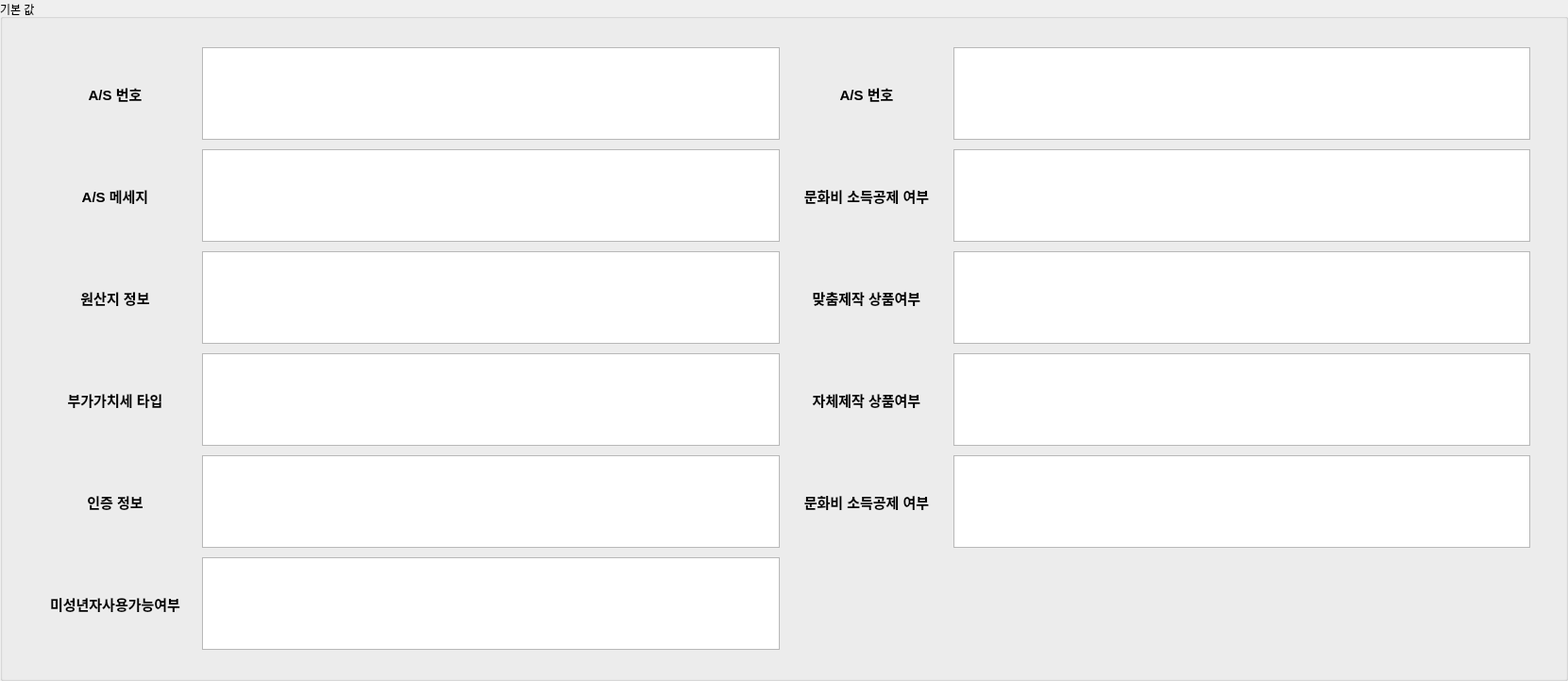
         <widget class="QGroupBox" name="groupBox_3">
          <property name="geometry">
           <rect>
            <x>10</x>
            <y>1670</y>
            <width>1661</width>
            <height>721</height>
           </rect>
          </property>
          <property name="title">
           <string>기본 값</string>
          </property>
          <widget class="QWidget" name="layoutWidget_2">
           <property name="geometry">
            <rect>
             <x>30</x>
             <y>40</y>
             <width>1601</width>
             <height>658</height>
            </rect>
           </property>
           <layout class="QGridLayout" name="gridLayout" rowstretch="0,0,0,0,0,0,0" columnstretch="20,0,0,0,0">
            <property name="leftMargin">
             <number>10</number>
            </property>
            <property name="topMargin">
             <number>10</number>
            </property>
            <property name="rightMargin">
             <number>10</number>
            </property>
            <property name="bottomMargin">
             <number>10</number>
            </property>
            <property name="spacing">
             <number>10</number>
            </property>
            <item row="6" column="2">
             <widget class="QTextEdit" name="textEdit_size_5"/>
            </item>
            <item row="0" column="0">
             <widget class="QLabel" name="label">
              <property name="minimumSize">
               <size>
                <width>164</width>
                <height>0</height>
               </size>
              </property>
              <property name="maximumSize">
               <size>
                <width>100</width>
                <height>16777215</height>
               </size>
              </property>
              <property name="font">
               <font>
                <pointsize>11</pointsize>
                <weight>75</weight>
                <bold>true</bold>
               </font>
              </property>
              <property name="midLineWidth">
               <number>1</number>
              </property>
              <property name="text">
               <string>A/S 번호</string>
              </property>
              <property name="alignment">
               <set>Qt::AlignCenter</set>
              </property>
              <property name="wordWrap">
               <bool>false</bool>
              </property>
             </widget>
            </item>
            <item row="0" column="2">
             <widget class="QTextEdit" name="textEdit_color"/>
            </item>
            <item row="1" column="0">
             <widget class="QLabel" name="label_16">
              <property name="minimumSize">
               <size>
                <width>164</width>
                <height>0</height>
               </size>
              </property>
              <property name="maximumSize">
               <size>
                <width>100</width>
                <height>16777215</height>
               </size>
              </property>
              <property name="font">
               <font>
                <pointsize>11</pointsize>
                <weight>75</weight>
                <bold>true</bold>
               </font>
              </property>
              <property name="text">
               <string>A/S 메세지</string>
              </property>
              <property name="alignment">
               <set>Qt::AlignCenter</set>
              </property>
             </widget>
            </item>
            <item row="6" column="0">
             <widget class="QLabel" name="label_21">
              <property name="minimumSize">
               <size>
                <width>164</width>
                <height>0</height>
               </size>
              </property>
              <property name="maximumSize">
               <size>
                <width>100</width>
                <height>16777215</height>
               </size>
              </property>
              <property name="font">
               <font>
                <pointsize>11</pointsize>
                <weight>75</weight>
                <bold>true</bold>
               </font>
              </property>
              <property name="text">
               <string>미성년자사용가능여부</string>
              </property>
              <property name="alignment">
               <set>Qt::AlignCenter</set>
              </property>
             </widget>
            </item>
            <item row="2" column="2">
             <widget class="QTextEdit" name="textEdit_size_2"/>
            </item>
            <item row="0" column="3">
             <widget class="QLabel" name="label_15">
              <property name="minimumSize">
               <size>
                <width>164</width>
                <height>0</height>
               </size>
              </property>
              <property name="maximumSize">
               <size>
                <width>100</width>
                <height>16777215</height>
               </size>
              </property>
              <property name="font">
               <font>
                <pointsize>11</pointsize>
                <weight>75</weight>
                <bold>true</bold>
               </font>
              </property>
              <property name="midLineWidth">
               <number>1</number>
              </property>
              <property name="text">
               <string>A/S 번호</string>
              </property>
              <property name="alignment">
               <set>Qt::AlignCenter</set>
              </property>
              <property name="wordWrap">
               <bool>false</bool>
              </property>
             </widget>
            </item>
            <item row="3" column="2">
             <widget class="QTextEdit" name="textEdit_size_3"/>
            </item>
            <item row="5" column="0">
             <widget class="QLabel" name="label_22">
              <property name="minimumSize">
               <size>
                <width>164</width>
                <height>0</height>
               </size>
              </property>
              <property name="maximumSize">
               <size>
                <width>100</width>
                <height>16777215</height>
               </size>
              </property>
              <property name="font">
               <font>
                <pointsize>11</pointsize>
                <weight>75</weight>
                <bold>true</bold>
               </font>
              </property>
              <property name="text">
               <string>인증 정보</string>
              </property>
              <property name="alignment">
               <set>Qt::AlignCenter</set>
              </property>
             </widget>
            </item>
            <item row="1" column="2">
             <widget class="QTextEdit" name="textEdit_size"/>
            </item>
            <item row="5" column="2">
             <widget class="QTextEdit" name="textEdit_size_4"/>
            </item>
            <item row="3" column="0">
             <widget class="QLabel" name="label_19">
              <property name="minimumSize">
               <size>
                <width>164</width>
                <height>0</height>
               </size>
              </property>
              <property name="maximumSize">
               <size>
                <width>100</width>
                <height>16777215</height>
               </size>
              </property>
              <property name="font">
               <font>
                <pointsize>11</pointsize>
                <weight>75</weight>
                <bold>true</bold>
               </font>
              </property>
              <property name="text">
               <string>부가가치세 타입</string>
              </property>
              <property name="alignment">
               <set>Qt::AlignCenter</set>
              </property>
             </widget>
            </item>
            <item row="2" column="0">
             <widget class="QLabel" name="label_18">
              <property name="minimumSize">
               <size>
                <width>164</width>
                <height>0</height>
               </size>
              </property>
              <property name="maximumSize">
               <size>
                <width>100</width>
                <height>16777215</height>
               </size>
              </property>
              <property name="font">
               <font>
                <pointsize>11</pointsize>
                <weight>75</weight>
                <bold>true</bold>
               </font>
              </property>
              <property name="text">
               <string>원산지 정보</string>
              </property>
              <property name="alignment">
               <set>Qt::AlignCenter</set>
              </property>
             </widget>
            </item>
            <item row="0" column="4">
             <widget class="QTextEdit" name="textEdit_color_2"/>
            </item>
            <item row="1" column="3">
             <widget class="QLabel" name="label_20">
              <property name="minimumSize">
               <size>
                <width>164</width>
                <height>0</height>
               </size>
              </property>
              <property name="maximumSize">
               <size>
                <width>100</width>
                <height>16777215</height>
               </size>
              </property>
              <property name="font">
               <font>
                <pointsize>11</pointsize>
                <weight>75</weight>
                <bold>true</bold>
               </font>
              </property>
              <property name="midLineWidth">
               <number>1</number>
              </property>
              <property name="text">
               <string>문화비 소득공제 여부</string>
              </property>
              <property name="alignment">
               <set>Qt::AlignCenter</set>
              </property>
              <property name="wordWrap">
               <bool>false</bool>
              </property>
             </widget>
            </item>
            <item row="2" column="3">
             <widget class="QLabel" name="label_23">
              <property name="minimumSize">
               <size>
                <width>164</width>
                <height>0</height>
               </size>
              </property>
              <property name="maximumSize">
               <size>
                <width>100</width>
                <height>16777215</height>
               </size>
              </property>
              <property name="font">
               <font>
                <pointsize>11</pointsize>
                <weight>75</weight>
                <bold>true</bold>
               </font>
              </property>
              <property name="midLineWidth">
               <number>1</number>
              </property>
              <property name="text">
               <string>맞춤제작 상품여부</string>
              </property>
              <property name="alignment">
               <set>Qt::AlignCenter</set>
              </property>
              <property name="wordWrap">
               <bool>false</bool>
              </property>
             </widget>
            </item>
            <item row="3" column="3">
             <widget class="QLabel" name="label_24">
              <property name="minimumSize">
               <size>
                <width>164</width>
                <height>0</height>
               </size>
              </property>
              <property name="maximumSize">
               <size>
                <width>100</width>
                <height>16777215</height>
               </size>
              </property>
              <property name="font">
               <font>
                <pointsize>11</pointsize>
                <weight>75</weight>
                <bold>true</bold>
               </font>
              </property>
              <property name="midLineWidth">
               <number>1</number>
              </property>
              <property name="text">
               <string>자체제작 상품여부</string>
              </property>
              <property name="alignment">
               <set>Qt::AlignCenter</set>
              </property>
              <property name="wordWrap">
               <bool>false</bool>
              </property>
             </widget>
            </item>
            <item row="5" column="3">
             <widget class="QLabel" name="label_25">
              <property name="minimumSize">
               <size>
                <width>164</width>
                <height>0</height>
               </size>
              </property>
              <property name="maximumSize">
               <size>
                <width>100</width>
                <height>16777215</height>
               </size>
              </property>
              <property name="font">
               <font>
                <pointsize>11</pointsize>
                <weight>75</weight>
                <bold>true</bold>
               </font>
              </property>
              <property name="midLineWidth">
               <number>1</number>
              </property>
              <property name="text">
               <string>문화비 소득공제 여부</string>
              </property>
              <property name="alignment">
               <set>Qt::AlignCenter</set>
              </property>
              <property name="wordWrap">
               <bool>false</bool>
              </property>
             </widget>
            </item>
            <item row="1" column="4">
             <widget class="QTextEdit" name="textEdit_color_3"/>
            </item>
            <item row="2" column="4">
             <widget class="QTextEdit" name="textEdit_color_4"/>
            </item>
            <item row="3" column="4">
             <widget class="QTextEdit" name="textEdit_color_5"/>
            </item>
            <item row="5" column="4">
             <widget class="QTextEdit" name="textEdit_color_6"/>
            </item>
           </layout>
          </widget>
         </widget>
